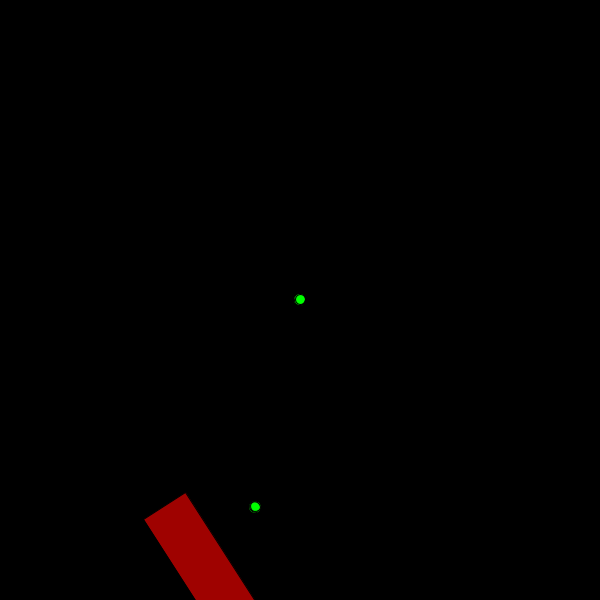
Frame 1 (no input)
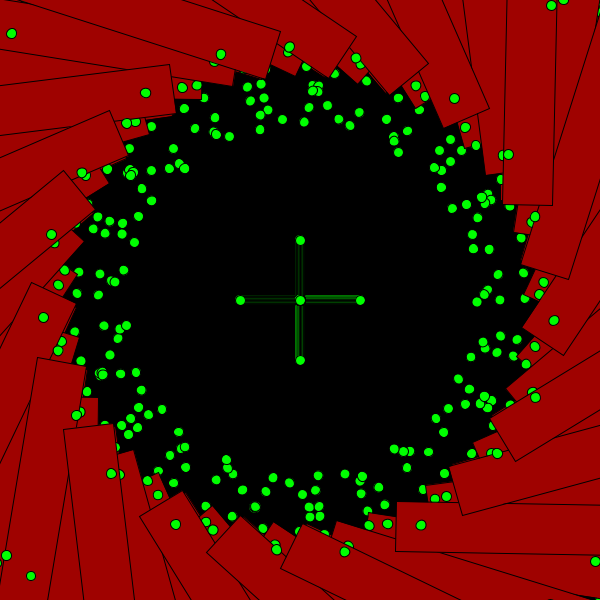
Frame 60 (the mouse pressed at the canvas centre just before this capture)
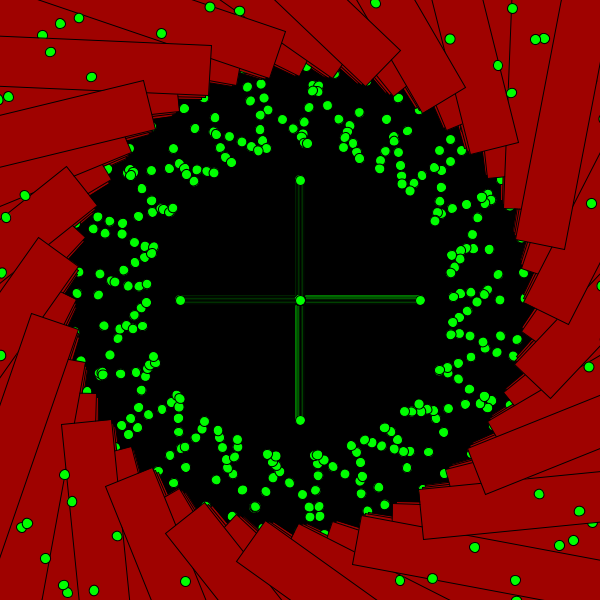
Frame 120 (the mouse held since frame 60 and released just before this capture)

The Processing sketch that drew these frames (run headless with seeded random() and noise(); from frame 60 on, the mouse is pressed at the canvas centre):

// Processing sketch: Ephemerafloatingballs
// ── Ephemerafloatingballs.pde
int i = 1;

void setup(){
  size(600,600);
  background(0);
}

void draw(){
  fill(0,255,0);
  ellipse(300,300,10,10);
  fill(0,255,0);
  ellipse(300+i,300,10,10);
  ellipse(300,300+i,10,10);
  ellipse(300*i,300*i,10,10);
  ellipse(300-i,300,10,10);
  ellipse(300,300-i,10,10);
  fill(159,2,0);
  translate(width/2, height/2);  
  rotate(PI*2+i);
  rect(100, 200,500,50);
  fill(0,255,0);
  ellipse(300,300,10,10);
  fill(0,255,0);
  ellipse(300+i,300,10,10);
  ellipse(300,300+i,10,10);
  ellipse(300*i,300*i,10,10);
  ellipse(300-i,300,10,10);
  ellipse(300,300-i,10,10);
   ellipse(150+i,150,10,10);
  ellipse(150,150+i,10,10);
  ellipse(150*i,150*i,10,10);
  ellipse(150-i,150,10,10);
  ellipse(150,150-i,10,10); 
  i++;
}
